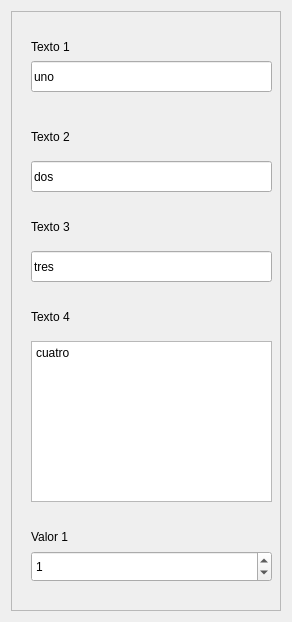
                    <widget class="QWidget" name="scrollAreaWidgetContents">
                     <property name="geometry">
                      <rect>
                       <x>0</x>
                       <y>0</y>
                       <width>292</width>
                       <height>618</height>
                      </rect>
                     </property>
                     <layout class="QGridLayout" name="gridLayout_48">
                      <item row="0" column="0">
                       <widget class="QFrame" name="frame_54">
                        <property name="minimumSize">
                         <size>
                          <width>0</width>
                          <height>600</height>
                         </size>
                        </property>
                        <property name="frameShape">
                         <enum>QFrame::StyledPanel</enum>
                        </property>
                        <property name="frameShadow">
                         <enum>QFrame::Raised</enum>
                        </property>
                        <widget class="QLabel" name="label_23">
                         <property name="geometry">
                          <rect>
                           <x>20</x>
                           <y>20</y>
                           <width>81</width>
                           <height>31</height>
                          </rect>
                         </property>
                         <property name="text">
                          <string>Texto 1</string>
                         </property>
                        </widget>
                        <widget class="QLineEdit" name="lineEdit">
                         <property name="geometry">
                          <rect>
                           <x>20</x>
                           <y>50</y>
                           <width>241</width>
                           <height>31</height>
                          </rect>
                         </property>
                         <property name="text">
                          <string>uno</string>
                         </property>
                        </widget>
                        <widget class="QLabel" name="label_24">
                         <property name="geometry">
                          <rect>
                           <x>20</x>
                           <y>110</y>
                           <width>81</width>
                           <height>31</height>
                          </rect>
                         </property>
                         <property name="text">
                          <string>Texto 2</string>
                         </property>
                        </widget>
                        <widget class="QLineEdit" name="lineEdit_2">
                         <property name="geometry">
                          <rect>
                           <x>20</x>
                           <y>150</y>
                           <width>241</width>
                           <height>31</height>
                          </rect>
                         </property>
                         <property name="text">
                          <string>dos</string>
                         </property>
                        </widget>
                        <widget class="QLabel" name="label_25">
                         <property name="geometry">
                          <rect>
                           <x>20</x>
                           <y>200</y>
                           <width>81</width>
                           <height>31</height>
                          </rect>
                         </property>
                         <property name="text">
                          <string>Texto 3</string>
                         </property>
                        </widget>
                        <widget class="QLineEdit" name="lineEdit_3">
                         <property name="geometry">
                          <rect>
                           <x>20</x>
                           <y>240</y>
                           <width>241</width>
                           <height>31</height>
                          </rect>
                         </property>
                         <property name="text">
                          <string>tres</string>
                         </property>
                        </widget>
                        <widget class="QLabel" name="label_26">
                         <property name="geometry">
                          <rect>
                           <x>20</x>
                           <y>290</y>
                           <width>81</width>
                           <height>31</height>
                          </rect>
                         </property>
                         <property name="text">
                          <string>Texto 4</string>
                         </property>
                        </widget>
                        <widget class="QPlainTextEdit" name="plainTextEdit">
                         <property name="geometry">
                          <rect>
                           <x>20</x>
                           <y>330</y>
                           <width>241</width>
                           <height>161</height>
                          </rect>
                         </property>
                         <property name="plainText">
                          <string>cuatro</string>
                         </property>
                        </widget>
                        <widget class="QSpinBox" name="spinBox">
                         <property name="geometry">
                          <rect>
                           <x>20</x>
                           <y>540</y>
                           <width>241</width>
                           <height>31</height>
                          </rect>
                         </property>
                         <property name="value">
                          <number>1</number>
                         </property>
                        </widget>
                        <widget class="QLabel" name="label_27">
                         <property name="geometry">
                          <rect>
                           <x>20</x>
                           <y>510</y>
                           <width>81</width>
                           <height>31</height>
                          </rect>
                         </property>
                         <property name="text">
                          <string>Valor 1</string>
                         </property>
                        </widget>
                       </widget>
                      </item>
                     </layout>
                    </widget>
